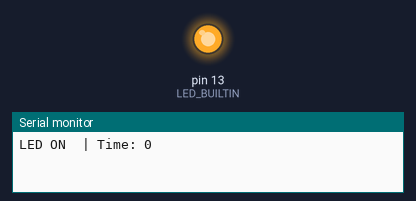
A sketch run on a simulated Arduino Uno, built with avr-gcc and run on an emulated ATmega328P. Parts: output pins drawn as LEDs (lit = HIGH), the last lines printed to the serial monitor.

Above: at 1.0 s.
At 3.2 s:
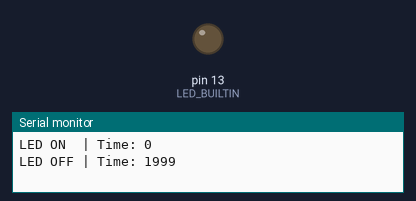
Timing chart, 0 to 5.9 s (numbered marks = the images above):
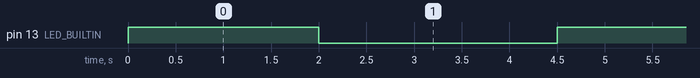

The sketch:

Delay_Type1.ino
```cpp
//===============================================================================
// Project Name : Baremetal Delay Demo
// Author       : Vivek Patel
// Date         : 20/09/2025
// Description  : Demonstration of blocking delay() in Arduino
//===============================================================================
#include <Arduino.h>
//===============================================================================
void setup() {
  Serial.begin(9600);
  pinMode(LED_BUILTIN, OUTPUT);
}
//===============================================================================
void loop() {
  // Toggle LED
  digitalWrite(LED_BUILTIN, HIGH);
  Serial.print("LED ON  | Time: ");
  Serial.println(millis());
  delay(2000);   // ❌ BLOCKS everything for 2 seconds

  digitalWrite(LED_BUILTIN, LOW);
  Serial.print("LED OFF | Time: ");
  Serial.println(millis());
  delay(2000);   // ❌ BLOCKS everything for 2 seconds

  // Try to print something else
  Serial.print("Hello | Time: ");
  Serial.println(millis());
  delay(500);    // ❌ This will never run independently
}
//===============================================================================
```

Measured:
- by itself, pin 13 (LED_BUILTIN): alternates HIGH for 2.0 s and LOW for 2.5 s
